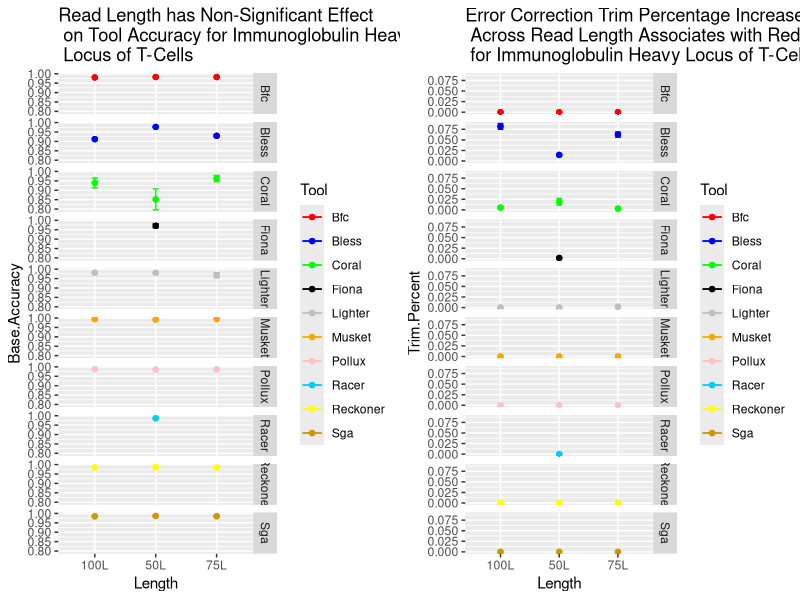
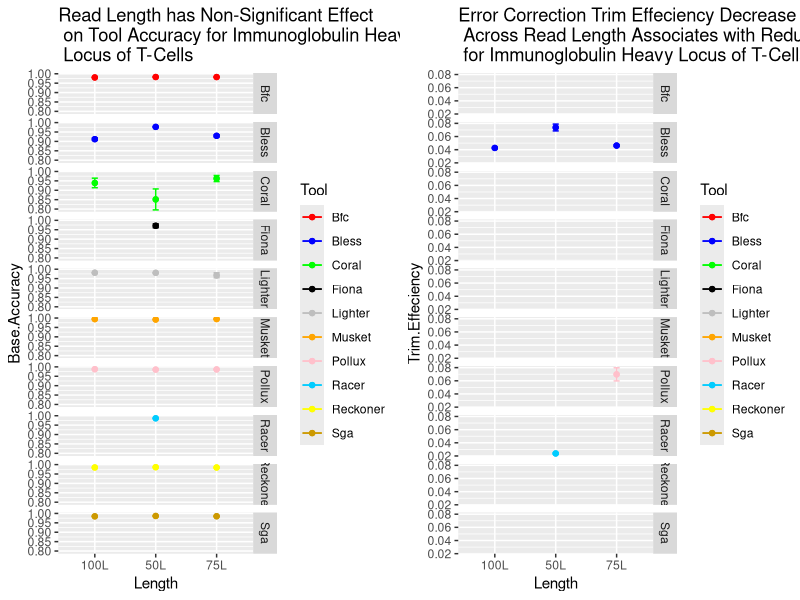
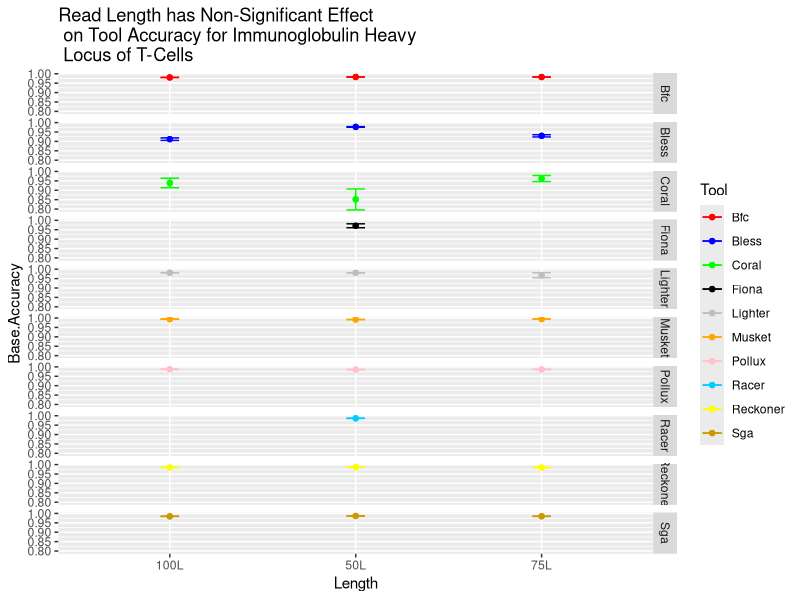
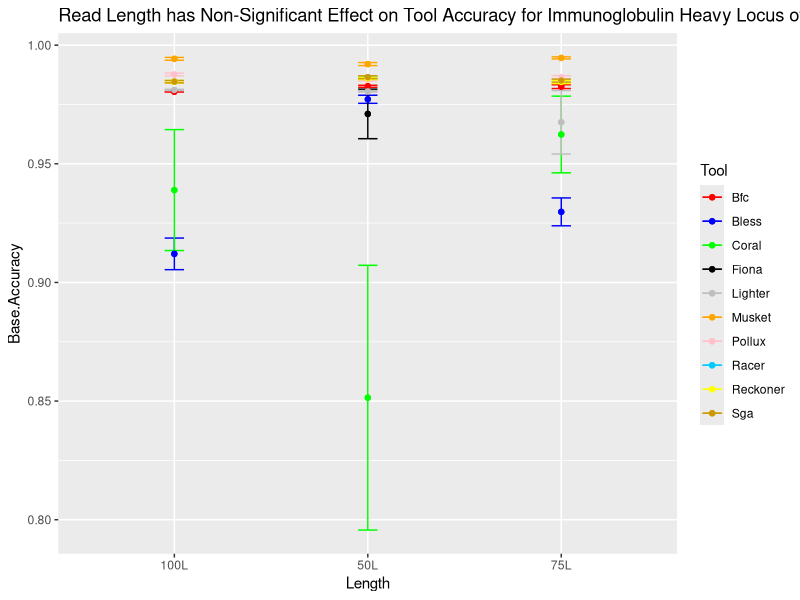
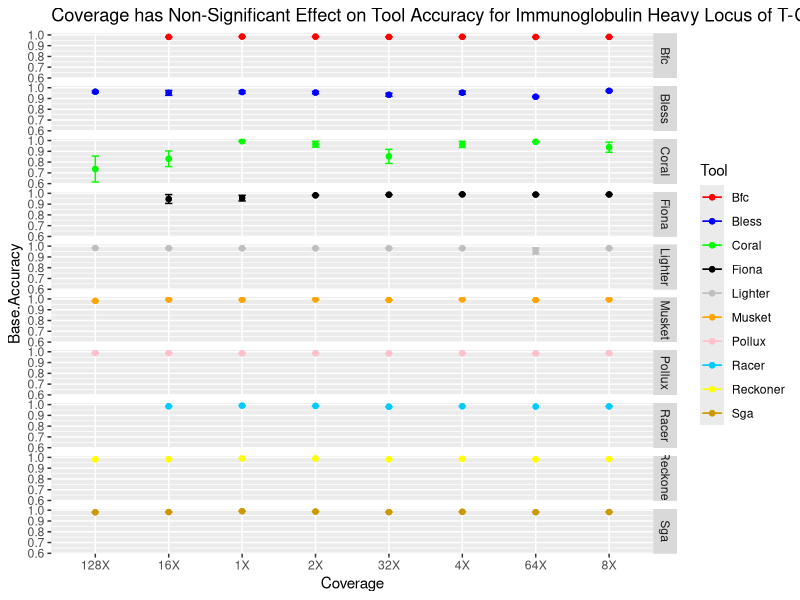
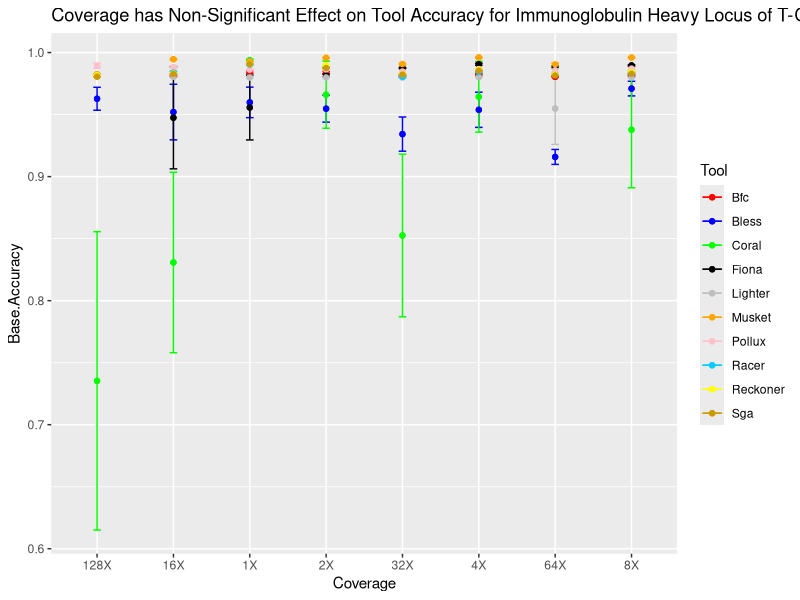
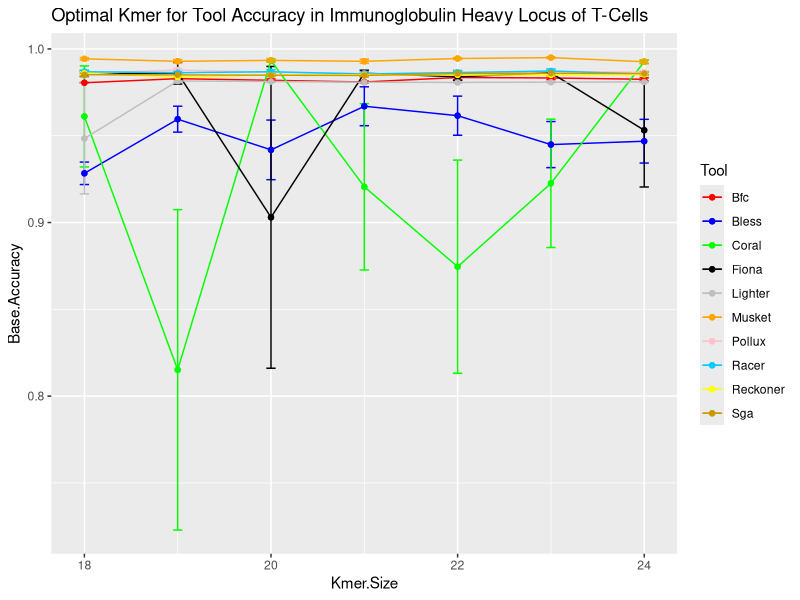
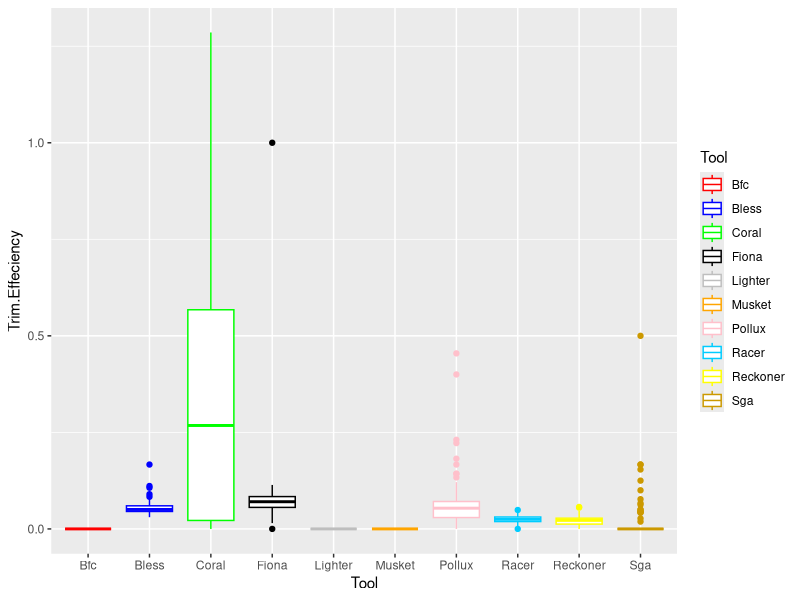

Write R code to recreate these figures, in order.
setwd("C:/Users/Amanda Beth Chron/Desktop/Research/EC3/code.evaluation/python_scripts")
data <- read.csv("igh.csv", header = TRUE)

library(ggplot2)
library(gridExtra)

tool_colors = c("red", "blue", "green", "black", "gray", "orange", "pink", "#00ccff", "yellow", "#cc9900")
summarySE <- function(data=NULL, measurevar, groupvars=NULL, na.rm=FALSE,
                      conf.interval=.95, .drop=TRUE) {
  library(plyr)
  
  # New version of length which can handle NA's: if na.rm==T, don't count them
  length2 <- function (x, na.rm=FALSE) {
    if (na.rm) sum(!is.na(x))
    else       length(x)
  }
  
  # This does the summary. For each group's data frame, return a vector with
  # N, mean, and sd
  datac <- ddply(data, groupvars, .drop=.drop,
                 .fun = function(xx, col) {
                   c(N    = length2(xx[[col]], na.rm=na.rm),
                     mean = mean   (xx[[col]], na.rm=na.rm),
                     sd   = sd     (xx[[col]], na.rm=na.rm)
                   )
                 },
                 measurevar
  )
  
  # Rename the "mean" column    
  datac <- rename(datac, c("mean" = measurevar))
  
  datac$se <- datac$sd / sqrt(datac$N)  # Calculate standard error of the mean
  
  # Confidence interval multiplier for standard error
  # Calculate t-statistic for confidence interval: 
  # e.g., if conf.interval is .95, use .975 (above/below), and use df=N-1
  ciMult <- qt(conf.interval/2 + .5, datac$N-1)
  datac$ci <- datac$se * ciMult
  
  return(datac)
}


datalc <- summarySE(data, measurevar="Base.Accuracy", groupvars=c("Tool","Length"))
datacc <- summarySE(data, measurevar="Base.Accuracy", groupvars=c("Tool","Coverage"))
datakc <- summarySE(data, measurevar="Base.Accuracy", groupvars=c("Tool","Kmer.Size"))
datatec <- summarySE(data, measurevar="Trim.Effeciency", groupvars=c("Tool","Length"))
datatpc <- summarySE(data, measurevar="Trim.Percent", groupvars=c("Tool","Length"))



datapc <- summarySE(data, measurevar="Base.Precision", groupvars=c("Tool","Kmer.Size"))
datagc <- summarySE(data, measurevar="Base.Gain", groupvars=c("Tool","Kmer.Size"))
datasc <- summarySE(data, measurevar="Base.Sensitiviy", groupvars=c("Tool","Kmer.Size"))


# ggplot(datac, aes(x=Kmer.Size, y=Base.Accuracy, colour=Tool)) + 
#   geom_errorbar(aes(ymin=Base.Accuracy-se, ymax=Base.Accuracy+se), width=.1) +
#   geom_line() +
#   geom_point() +
#   geom_point() + scale_colour_manual(values=tool_colors)
# 
# ggplot(datasc, aes(x=Kmer.Size, y=Base.Sensitiviy, colour=Tool)) + 
#   geom_errorbar(aes(ymin=Base.Sensitiviy-se, ymax=Base.Sensitiviy+se), width=.1) +
#   geom_line() +
#   geom_point() +
#   geom_point() + 
#   scale_colour_manual(values=tool_colors)
# 
# ggplot(datagc, aes(x=Kmer.Size, y=Base.Gain, colour=Tool)) + 
#   geom_errorbar(aes(ymin=Base.Gain-se, ymax=Base.Gain+se), width=.1) +
#   geom_line() +
#   geom_point() +
#   geom_point() + 
#   scale_colour_manual(values=tool_colors)
# 
# ggplot(datapc, aes(x=Kmer.Size, y=Base.Precision, colour=Tool)) + 
#   geom_errorbar(aes(ymin=Base.Precision-se, ymax=Base.Precision+se), width=.1) +
#   geom_line() +
#   geom_point() +
#   geom_point() + 
#   scale_colour_manual(values=tool_colors)

#### GENERATE PLOTS ####
# ggplot(data, aes(x=Kmer.Size, y=Base.Accuracy, col=Tool)) + geom_line()
# ggplot(data, aes(Base.Precision, Length, col = Tool)) + geom_point()
# ggplot(data, aes(x=Tool, y=Trim.Percent,fill=Tool)) + geom_boxplot()
# ggplot(data, aes(x=Tool, y=Base.Precision,fill=Tool)) + geom_boxplot()
# ggplot(data, aes(Base.Accuracy, Coverage, col = Tool)) + geom_point()
# ggplot(data, aes(Base.Precision, Coverage, col = Tool)) + geom_point()
# ggplot(data, aes(x=Tool, y=Base.TP.TRIM..,fill=Tool)) + geom_boxplot()
# ggplot(data, aes(x=Tool, y=Base.FP.TRIM..,fill=Tool)) + geom_boxplot()
# ggplot(data, aes(Base.Accuracy, Base.Sensitiviy, col = Tool)) + geom_point()
# ggplot(data, aes(Base.Accuracy, Base.Sensitivity, col = Tool)) + geom_point()
# ggplot(data, aes(x=Tool, y=Base.Accuracy,fill=Tool)) + geom_boxplot()
# ggplot(data, aes(x=Length, y=Base.Accuracy, col=Kmer.Size)) + geom_point() + facet_grid(Tool ~ .)
# ggplot(data, aes(x=Coverage, y=Base.Accuracy, col=Tool)) + geom_point() + facet_grid(Tool ~ .)



###### FIGURE S2 ######
plot1 <- ggplot(datalc, aes(x=Length, y=Base.Accuracy, colour=Tool)) + 
  geom_errorbar(aes(ymin=Base.Accuracy-se, ymax=Base.Accuracy+se), width=.1) +
  geom_line() +
  geom_point() +
  geom_point() + 
  scale_colour_manual(values=tool_colors) +
  facet_grid(Tool ~ .) + 
  ggtitle("Read Length has Non-Significant Effect\n on Tool Accuracy for Immunoglobulin Heavy\n Locus of T-Cells")

plot2 <- ggplot(datalc, aes(x=Length, y=Base.Accuracy, colour=Tool)) + 
  geom_errorbar(aes(ymin=Base.Accuracy-se, ymax=Base.Accuracy+se), width=.1) +
  geom_line() +
  geom_point() +
  geom_point() + 
  scale_colour_manual(values=tool_colors) +
  ggtitle("Read Length has Non-Significant Effect on Tool Accuracy for Immunoglobulin Heavy Locus of T-Cells")

###### FIGURE S3 ######
plot3 <- ggplot(datacc, aes(x=Coverage, y=Base.Accuracy, colour=Tool)) + 
  geom_errorbar(aes(ymin=Base.Accuracy-se, ymax=Base.Accuracy+se), width=.1) +
  geom_line() +
  geom_point() +
  geom_point() + 
  scale_colour_manual(values=tool_colors) +
  facet_grid(Tool ~ .) + 
  ggtitle("Coverage has Non-Significant Effect on Tool Accuracy for Immunoglobulin Heavy Locus of T-Cells")

plot4 <- ggplot(datacc, aes(x=Coverage, y=Base.Accuracy, colour=Tool)) + 
  geom_errorbar(aes(ymin=Base.Accuracy-se, ymax=Base.Accuracy+se), width=.1) +
  geom_line() +
  geom_point() +
  geom_point() + 
  scale_colour_manual(values=tool_colors) +
  ggtitle("Coverage has Non-Significant Effect on Tool Accuracy for Immunoglobulin Heavy Locus of T-Cells")

###### FIGURE S4 ######
plot5 <- ggplot(datakc, aes(x=Kmer.Size, y=Base.Accuracy, colour=Tool)) + 
  geom_errorbar(aes(ymin=Base.Accuracy-se, ymax=Base.Accuracy+se), width=.1) +
  geom_line() +
  geom_point() +
  geom_point() + 
  scale_colour_manual(values=tool_colors) +
  ggtitle("Optimal Kmer for Tool Accuracy in Immunoglobulin Heavy Locus of T-Cells")



###### FIGURE S7 ######
plot6 <- ggplot(data, aes(x=Tool, y=Trim.Effeciency,colour=Tool)) + 
  geom_boxplot() + 
  scale_colour_manual(values=tool_colors)

plot7 <- ggplot(data, aes(x=Tool, y=Trim.Percent,colour=Tool)) + 
  geom_boxplot() + 
  scale_colour_manual(values=tool_colors)

plot8 <- ggplot(datatpc, aes(x=Length, y=Trim.Percent, colour=Tool)) + 
  geom_errorbar(aes(ymin=Trim.Percent-se, ymax=Trim.Percent+se), width=.1) +
  geom_line() +
  geom_point() +
  geom_point() + 
  scale_colour_manual(values=tool_colors) +
  facet_grid(Tool ~ .) + 
  ggtitle("Error Correction Trim Percentage Increase \n Across Read Length Associates with Reduced Accuracy\n for Immunoglobulin Heavy Locus of T-Cells")

plot9 <-ggplot(datatec, aes(x=Length, y=Trim.Effeciency, colour=Tool)) + 
  geom_errorbar(aes(ymin=Trim.Effeciency-se, ymax=Trim.Effeciency+se), width=.1) +
  geom_line() +
  geom_point() +
  geom_point() + 
  scale_colour_manual(values=tool_colors) +
  facet_grid(Tool ~ .) + 
  ggtitle("Error Correction Trim Effeciency Decrease \n Across Read Length Associates with Reduced Accuracy\n for Immunoglobulin Heavy Locus of T-Cells")


plot10 <- grid.arrange(plot1, plot8, ncol=2)
plot11 <- grid.arrange(plot1, plot9, ncol=2)



###### Generate PNG Images ######
png('figures/s1.png')
plot(plot1)
dev.off()

png('figures/s2.png')
plot(plot2)
dev.off()

png('figures/s3.png')
plot(plot3)
dev.off()

png('figures/s4.png')
plot(plot4)
dev.off()

png('figures/s5.png')
plot(plot5)
dev.off()

png('figures/s6.png')
plot(plot6)
dev.off()

png('figures/s7.png')
plot(plot7)
dev.off()

png('figures/s8.png')
plot(plot8)
dev.off()

png('figures/s9.png')
plot(plot9)
dev.off()

png('figures/s10.png')
plot(plot10)
dev.off()

png('figures/s11.png')
plot(plot11)
dev.off()



